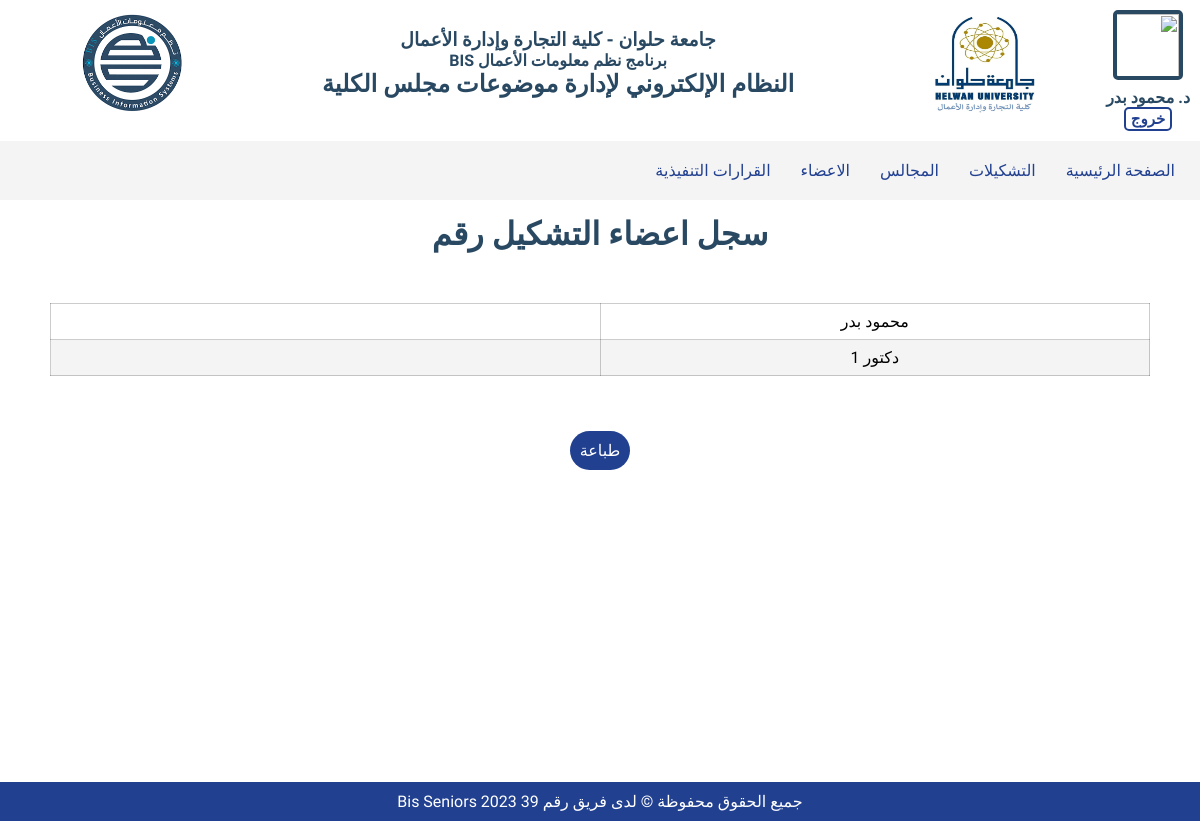
Page /formation_members.php?fid=1 (signed in) on the committed database.
### tables this page shows
CREATE TABLE IF NOT EXISTS p39_formation_user
(
    formation_id SMALLINT UNSIGNED,
    user_id      SMALLINT UNSIGNED,
    job_title    varchar(255),
    FOREIGN KEY (formation_id) REFERENCES p39_formation (formation_id) ON UPDATE CASCADE ON DELETE NO ACTION,
    FOREIGN KEY (user_id) REFERENCES p39_users (user_id) ON UPDATE CASCADE ON DELETE NO ACTION
);

CREATE TABLE IF NOT EXISTS p39_users
(
    user_id       SMALLINT UNSIGNED AUTO_INCREMENT PRIMARY KEY,
    name          VARCHAR(255) NOT NULL,
    job_title     VARCHAR(255),
    job_type_id   TINYINT UNSIGNED,
    job_rank_id   TINYINT UNSIGNED,
    department_id TINYINT UNSIGNED,
    gender        ENUM ("M", "F"),
    image         VARCHAR(255) DEFAULT "	images/members/user.png",
    email         VARCHAR(255) UNIQUE,
    password      VARCHAR(255),
    is_admin      TINYINT UNSIGNED,
    added_by      SMALLINT UNSIGNED,
    is_enabled    TINYINT UNSIGNED                                            DEFAULT 1,
    FOREIGN KEY (added_by) References p39_users (user_id) ON UPDATE CASCADE ON DELETE RESTRICT,
    FOREIGN KEY (job_type_id) References p39_job_type (job_type_id) ON UPDATE CASCADE ON DELETE RESTRICT,
    FOREIGN KEY (job_rank_id) References p39_job_rank (job_rank_id) ON UPDATE CASCADE ON DELETE RESTRICT,
    FOREIGN KEY (department_id) References p39_department (department_id) ON UPDATE CASCADE ON DELETE RESTRICT
);

### formation_members.php (the view, shortened to what this page needs)
<?php
require_once "functions.php";
?>
<!DOCTYPE html>
<html lang="en">
<?php Head("أعضاء التشكيل"); ?>
<body dir="rtl">
<?php Headers();
if (is_logged_in()) {
    Nav();
    $search = clean_data($_GET["fid"]);
    $formation_num = $conn->prepare("SELECT formation_number FROM p39_formation WHERE formation_id = ?");
    $formation_num->bind_param("i", $search);
    $formation_num->execute();
    $formation_num_result = $formation_num->get_result();
    $formation_num_row = $formation_num_result->fetch_assoc();
    $formation_number = $formation_num_row["formation_number"];
    $formation_members_stmt = $conn->prepare("SELECT
                                                        fu.job_title AS jt,
                                                        u.name AS n
                                                    FROM
                                                        `p39_formation_user` AS fu
                                                    JOIN p39_users AS u
                                                    ON
                                                        u.user_id = fu.user_id AND fu.formation_id = ?");
    $formation_members_stmt->bind_param("i", $search);
    $formation_members_stmt->execute();
    $formation_members_result = $formation_members_stmt->get_result();
    $formation_members_exist = $formation_members_result->num_rows > 0; ?>
    <main class="formation-members-content">
        <div class="container">
            <div class="title">
                <h1> سجل اعضاء التشكيل رقم <?= $formation_number ?> </h1>
            </div>
            <?php if (@in_array($search, $_SESSION["formation_ids"]) OR $_SESSION["admin"]) { ?>
                <?php if ($formation_members_exist) { ?>
                    <div class="meeting-attendance-page meetings-members">
                        <table class="attend-table">
                            <tbody>
                            <?php while ($formation_members_row = $formation_members_result->fetch_assoc()) { ?>
                                <tr>
                                    <td><?= $formation_members_row["n"] ?></td>
                                    <td><?= $formation_members_row["jt"] ?></td>
                                </tr>
                            <?php } ?>
                            </tbody>
                        </table>
                    </div>
                    <div class="print-container">
                        <button class="btn-basic" onclick="window.print()">طباعة</button>
                    </div>
                <?php } else { ?>
                    <main id="empty" class="empty-member">
                        <h4>لا يوجد أعضاء في هذا التشكيل</h4>
                    </main>
                <?php } ?>
            <?php } else { ?>
                <main id="empty" class="empty-member">
                    <h4>لا يوجد أعضاء في هذا التشكيل</h4>
                </main>
            <?php } ?>
        </div>
    </main>
<?php }
footer(); ?>
</body>
</html>

### functions.php (shortened to what this page needs)
<?php
function Headers()
{
	?>
    <header>
        <div class="user-logged">
			<?php
			if (!empty($_SESSION["loggedin"])) {
				?>
                <img src="<?= @$_SESSION['image'] ?>" alt="">
                <h5 class="user-name">د. <?= @$_SESSION['name'] ?></h5>
                <button class="button btn-basic" onclick="location.href='logout.php'">خروج</button>
				<?php
			}
			?>
        </div>
        <div class="header-container">
            <img class="logo univ-logo" src="images/<?= $_SESSION["faculty_logo"] ?>" alt=""/>
            <div class="header-title">
                <h3 class="univ-name"><?= $_SESSION["uni_name"] ?> - <?= $_SESSION["faculty_name"] ?></h3>
                <h4 class="prog-name" dir=ltr><?= $_SESSION["program_name"] ?></h4>
                <h1 class="project-title">
					<?= $_SESSION["app_name"] ?>
                </h1>
            </div>
            <img class="logo prog-logo" src="images/<?= $_SESSION["program_logo"] ?>" alt=""/>
        </div>
    </header>
	<?php
}
function Nav()
{
    ?>
    <section class="nav-bar">
        <nav>
            <ul>
                <div class="links deactive">
                    <li><a href="index.php">الصفحة الرئيسية</a></li>
                    <li><a href="formation.php">التشكيلات</a></li>
                    <li><a href="meetings.php">المجالس</a></li>
					<?php if (@$_SESSION["admin"]): ?>
                        <li><a href="members.php">الاعضاء</a></li>
                        <li><a href="executive_decisions.php">القرارات التنفيذية</a></li>
					<?php
					endif;
					?>
                </div>
            </ul>
        </nav>
    </section>
<?php
}
    ?>
    <?php
function Head($title)
{
    ?>
<head>
  <link rel="stylesheet" href="css/initialize.css" />
  <link rel="stylesheet" href="css/style.css" />
</head>
<?php
}
function Footer()
{
    $y = date("Y");
    ?>
    <footer>
        <p>جميع الحقوق محفوظة &copy; لدى فريق رقم 39 Bis Seniors <?=$y?></p>
    </footer>
    <?php
}
function clean_data($str)
{
    $str = trim($str);
    $str = stripslashes($str);
    $str = htmlspecialchars($str, ENT_QUOTES, "UTF-8");
    return $str;
}
        ?>
        <?php
function is_logged_in():bool
{
    if(@$_SESSION["loggedin"] === true)
    {
        return true;
    }
}

### css/initialize.css (style rules this page uses)
:root { --main-color: #214090; --secondary-color: #f4f4f4; --headings-color: #294862; --disabled-color: rgb(102, 102, 104); --main-font: "Tajawal", sans-serif; --checkmark: url("../images/icons/checkmark.svg"); --box-radius: 15px; --headings-color: #294862; --geyser: #d6dce1; --bermuda-gray: #6c8b9d; --eastern-blue: #2198b9; --java: #1ebadc; --jelly-bean: #27718f; --slate-gray: #64748b; --tangaroa: #04183b; }
* { box-sizing: border-box; margin: 0; padding: 0; }
html { scroll-behavior: smooth; }
a { text-decoration: none; display: inline-block; }
ul { list-style-type: none; }
body { min-height: 100vh; display: flex; flex-direction: column; font-family: var(--main-font); }
img { width: 300px; height: 300px; }
body .deactive { display: none; }
h1, h2, h3, h4, h5 { color: var(--headings-color); }
button { border-style: none; font-family: var(--main-font); }
.container { padding: 0 15px; margin: auto; min-height: calc(100vh - 233px); }
@media (min-width: 768px) { .container { width: 750px; } }
@media (min-width: 992px) { .container { width: 970px; } }
@media (min-width: 1200px) { .container { width: 1170px; } }
header { display: flex; justify-content: space-around; text-align: center; margin: 10px; }
header h1 { font-size: 24px; color: var(--headings-color); }
header .logo { width: 110px; height: 100px; }
header .user-logged img { width: 70px; height: 70px; border-radius: 5px; border: 4px solid var(--headings-color); }
header .user-logged button { color: var(--main-color); background-color: #fff; border: 2px solid var(--main-color); font-weight: bold; padding: 1px 5px; font-size: 15px; margin: 0; border-radius: 5px; }
header .user-name { font-size: 1em; }
header .header-container { display: flex; flex-grow: 1; justify-content: space-around; align-items: center; margin-bottom: 15px; }
.nav-bar { background-color: var(--secondary-color); }
nav { display: flex; justify-content: space-between; padding: 10px; }
nav ul { display: flex; flex-wrap: wrap; padding: 10px 0; }
nav ul li { margin: 0 15px; }
nav .links { display: flex; }
nav ul li a { color: #000; font-weight: 500; border-radius: 7px; box-shadow: inset 0 0 0 0 var(--main-color); color: var(--main-color); margin: 0 -0.25rem; padding: 0 0.25rem; transition: color 0.3s ease-in-out, box-shadow 0.3s ease-in-out; }
footer { margin-top: auto; padding: 10px; background-color: var(--main-color); text-align: center; }
footer p { color: #fff; }
.btn-basic { background-color: var(--main-color); color: #fff; padding: 10px; margin: 5px 10px; border-radius: 20px; text-align: center; font-size: 16px; cursor: pointer; }

### css/style.css (style rules this page uses)
:root { --main-color: #214090; --secondary-color: #f4f4f4; --headings-color: #294862; --disabled-color: rgb(102, 102, 104); --main-font: "Tajawal", sans-serif; --checkmark: url("../images/icons/checkmark.svg"); --box-radius: 15px; --geyser: #d6dce1; --bermuda-gray: #6c8b9d; --eastern-blue: #2198b9; --java: #1ebadc; --jelly-bean: #27718f; --slate-gray: #64748b; --tangaroa: #04183b; }
.title, .meetings-title, .members-title, .decision-title { text-align: center; margin: 15px 0; }
.meeting-attendance-page table, .add-formation-member-page table, .subjects-table, .attend-table { border-collapse: collapse; width: 100%; border: 1px solid var(--secondary-color); }
.add-formation-member-page table, .attend-table { width: 80%; }
.meeting-attendance-page table th, .meeting-attendance-page table td, .add-formation-member-page table th, .add-formation-member-page table td { text-align: center; padding: 8px; }
.meeting-attendance-page table tr:nth-child(even), .add-formation-member-page table tr:nth-child(even), .subjects-table tr:nth-child(even) { background-color: var(--secondary-color); }
.print-container { display: flex; flex-direction: column; align-items: center; margin-bottom: 50px; }
.meetings-members { margin: 50px 20px; }
.meetings-members table td { border: 1px solid rgba(0, 0, 0, 0.2); }
.meetings-members table tr td:first-child, .meetings-members table tr td:last-child { width: 50%; }

### rows in the picture
p39_formation_user: user_id.name "محمود بدر"
p39_formation_user: user_id.name "دكتور 1"

### other values in the picture
$_SESSION["uni_name"] "جامعة حلوان"
$_SESSION["faculty_name"] "كلية التجارة وإدارة الأعمال"
$_SESSION["program_name"] "BIS برنامج نظم معلومات الأعمال"
$_SESSION["app_name"] "النظام الإلكتروني لإدارة موضوعات مجلس الكلية"
$y "2023"
